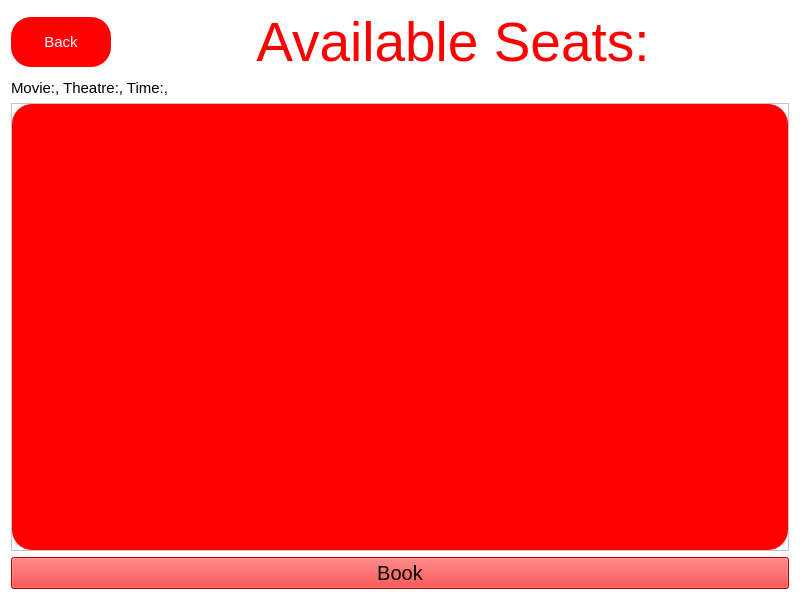
<?xml version="1.0" encoding="UTF-8"?>
<ui version="4.0">
 <class>Form</class>
 <widget class="QWidget" name="Form">
  <property name="geometry">
   <rect>
    <x>0</x>
    <y>0</y>
    <width>800</width>
    <height>600</height>
   </rect>
  </property>
  <property name="windowTitle">
   <string>Form</string>
  </property>
  <property name="styleSheet">
   <string notr="true">background-color: rgb(255, 255, 255);</string>
  </property>
  <layout class="QVBoxLayout" name="verticalLayout_2">
   <item>
    <layout class="QHBoxLayout" name="horizontalLayout">
     <item>
      <widget class="QPushButton" name="back_button">
       <property name="sizePolicy">
        <sizepolicy hsizetype="Fixed" vsizetype="Fixed">
         <horstretch>0</horstretch>
         <verstretch>0</verstretch>
        </sizepolicy>
       </property>
       <property name="minimumSize">
        <size>
         <width>100</width>
         <height>50</height>
        </size>
       </property>
       <property name="styleSheet">
        <string notr="true">QPushButton {
	background-color: red;
	border-radius: 20px;
	font-size: 15px;
	color: white;
}
QPushButton:hover {
	background-color: black;
}</string>
       </property>
       <property name="text">
        <string>Back</string>
       </property>
      </widget>
     </item>
     <item>
      <widget class="QLabel" name="label">
       <property name="sizePolicy">
        <sizepolicy hsizetype="Preferred" vsizetype="Maximum">
         <horstretch>0</horstretch>
         <verstretch>0</verstretch>
        </sizepolicy>
       </property>
       <property name="styleSheet">
        <string notr="true">color: red;
font-size: 55px;</string>
       </property>
       <property name="text">
        <string>Available Seats:</string>
       </property>
       <property name="alignment">
        <set>Qt::AlignmentFlag::AlignHCenter|Qt::AlignmentFlag::AlignTop</set>
       </property>
      </widget>
     </item>
    </layout>
   </item>
   <item>
    <widget class="QLabel" name="details">
     <property name="styleSheet">
      <string notr="true">color: rgb(0, 0, 0);
font-size: 15px;</string>
     </property>
     <property name="text">
      <string>Movie:, Theatre:, Time:,</string>
     </property>
    </widget>
   </item>
   <item>
    <widget class="QScrollArea" name="scrollArea">
     <property name="sizeAdjustPolicy">
      <enum>QAbstractScrollArea::SizeAdjustPolicy::AdjustToContents</enum>
     </property>
     <property name="widgetResizable">
      <bool>true</bool>
     </property>
     <widget class="QWidget" name="scrollAreaWidget">
      <property name="geometry">
       <rect>
        <x>0</x>
        <y>0</y>
        <width>780</width>
        <height>431</height>
       </rect>
      </property>
      <property name="styleSheet">
       <string notr="true">background-color:  red;
padding: 20px;
border-radius: 20px;</string>
      </property>
     </widget>
    </widget>
   </item>
   <item>
    <widget class="QPushButton" name="book_button">
     <property name="styleSheet">
      <string notr="true">QPushButton {
	background-color: rgb(255, 0, 0);
	font-size: 20px;
}
QPushButton:hover {
	background-color: rgb(134,0, 0);
	border-radius: 10px;
}</string>
     </property>
     <property name="text">
      <string>Book</string>
     </property>
    </widget>
   </item>
  </layout>
 </widget>
 <resources/>
 <connections/>
</ui>
